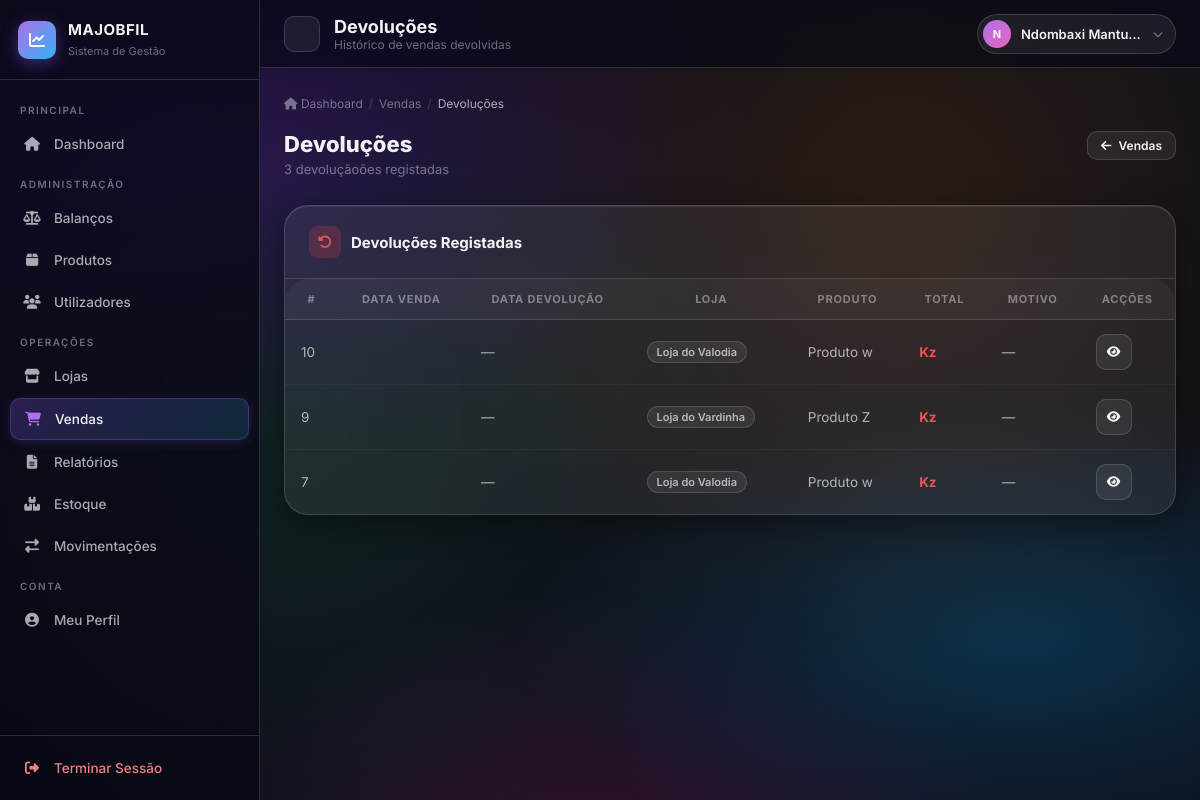
The app's page /loja/vendas/devolucoes/ (signed in) with its own data.
### conta/models.py (models this page shows, shortened)
class Conta(AbstractBaseUser, PermissionsMixin):
    username = models.CharField('Nome de usuário', max_length=30, unique=True)
    email = models.EmailField('Email', unique=True)
    nome = models.CharField('Nome completo', max_length=100)
    telemovel = models.CharField('Telemóvel', max_length=15, blank=True, null=True)
    data_nascimento = models.DateField('Data de nascimento', blank=True, null=True)
    bilhete_identidade = models.CharField('Bilhete de Identidade', max_length=20, blank=True, null=True)
    bairro = models.CharField('Bairro', max_length=100, blank=True, null=True)
    cidade = models.CharField('Cidade', max_length=100, blank=True, null=True)
    provincia = models.CharField('Província', max_length=100, blank=True, null=True)
    municipio = models.CharField('Município', max_length=100, blank=True, null=True)
    is_active = models.BooleanField('Ativo', default=True)
    is_staff = models.BooleanField('Staff', default=False)
    is_superuser = models.BooleanField('superuser', default=False)
    date_joined = models.DateTimeField('Data de registro', default=timezone.now)
    objects = CustomUserManager()
    USERNAME_FIELD = 'email'
    REQUIRED_FIELDS = ['username', 'nome']
    class Meta:
        verbose_name = 'Conta'
        verbose_name_plural = 'Contas'

### lojas/models.py (models this page shows, shortened)
class MovimentacaoEstoque(models.Model):
    TIPO_MOVIMENTACAO = (
        ('entrada', 'Entrada'),
        ('saida', 'Saída'),
        ('devolucao', 'Devolução'),
    )
    TIPO_ITEM = (
        ('produto', 'Produto'),
        ('recarga', 'Recarga'),
    )
    loja = models.ForeignKey(Loja, on_delete=models.CASCADE, related_name='movimentacoes')
    tipo_movimentacao = models.CharField('Tipo', max_length=20, choices=TIPO_MOVIMENTACAO)
    tipo_item = models.CharField('Tipo de Item', max_length=20, choices=TIPO_ITEM)
    produto = models.ForeignKey('produtos.Produto', on_delete=models.CASCADE, null=True, blank=True)
    recarga = models.ForeignKey(Recarga, on_delete=models.CASCADE, null=True, blank=True)
    quantidade = models.PositiveIntegerField('Quantidade')
    quantidade_anterior = models.PositiveIntegerField('Quantidade Anterior', default=0)
    quantidade_nova = models.PositiveIntegerField('Quantidade Nova', default=0)
    valor_unitario = models.DecimalField('Valor Unitário', max_digits=10, decimal_places=2, default=0)
    valor_total = models.DecimalField('Valor Total', max_digits=10, decimal_places=2, default=0)
    observacao = models.TextField('Observação', blank=True)
    motivo = models.CharField('Motivo', max_length=200, blank=True)
    venda = models.ForeignKey(Venda, on_delete=models.SET_NULL, null=True, blank=True, related_name='devolucoes')
    usuario = models.ForeignKey(settings.AUTH_USER_MODEL, on_delete=models.CASCADE, related_name='movimentacoes_estoque')
    data_movimentacao = models.DateTimeField('Data da Movimentação', auto_now_add=True)
    class Meta:
        verbose_name = 'Movimentação de Estoque'
        verbose_name_plural = 'Movimentações de Estoque'
        ordering = ['-data_movimentacao']
        indexes = [
            models.Index(fields=['loja', 'tipo_movimentacao']),
            models.Index(fields=['data_movimentacao']),
            models.Index(fields=['venda']),
        ]

class Loja(models.Model):
    PROVINCIAS = [
        ('Bengo', 'Bengo'),
        ('Benguela', 'Benguela'),
        ('Bié', 'Bié'),
        ('Cabinda', 'Cabinda'),
        ('Cuando-Cubango', 'Cuando-Cubango'),
        ('Cuanza-Norte', 'Cuanza-Norte'),
        ('Cuanza-Sul', 'Cuanza-Sul'),
        ('Cunene', 'Cunene'),
        ('Huambo', 'Huambo'),
        ('Huíla', 'Huíla'),
        ('Luanda', 'Luanda'),
        ('Lunda-Norte', 'Lunda-Norte'),
        ('Lunda-Sul', 'Lunda-Sul'),
        ('Malanje', 'Malanje'),
        ('Moxico', 'Moxico'),
        ('Namibe', 'Namibe'),
        ('Uíge', 'Uíge'),
        ('Zaire', 'Zaire'),
    ]
    nome = models.CharField(max_length=100, verbose_name='Nome da Loja')
    bairro = models.CharField(max_length=100, verbose_name='Bairro')
    cidade = models.CharField(max_length=100, verbose_name='Cidade')
    provincia = models.CharField(max_length=50, choices=PROVINCIAS, verbose_name='Província')
    municipio = models.CharField(max_length=100, verbose_name='Município')
    gerentes = models.ManyToManyField(
        settings.AUTH_USER_MODEL,
        verbose_name='Gerentes',
        related_name='lojas_gerenciadas'
    )
    class Meta:
        verbose_name = 'Loja'
        verbose_name_plural = 'Lojas'

### produtos/models.py (models this page shows, shortened)
class Produto(models.Model):
    nome = models.CharField(max_length=100, verbose_name='Nome do Produto')
    preco = models.DecimalField(
        max_digits=10,
        decimal_places=2,
        verbose_name='Preço'
    )
    imagem = models.ImageField(
        upload_to='produtos/',
        verbose_name='Imagem do Produto',
        blank=True,
        null=True
    )
    class Meta:
        verbose_name = 'Produto'
        verbose_name_plural = 'Produtos'

### lojas/views.py (the view)
# urls.py: path('vendas/devolucoes/', views.listar_devolucoes, name='listar_devolucoes'),
@login_required
def listar_devolucoes(request):
    if not request.user.is_superuser:
        messages.error(request, 'Apenas administradores podem visualizar devoluções.')
        return redirect('listar_vendas')
    devolucoes = MovimentacaoEstoque.objects.filter(
        tipo_movimentacao='devolucao'
    ).select_related('loja', 'produto', 'recarga', 'venda', 'usuario').order_by('-data_movimentacao')
    loja_id = request.GET.get('loja')
    data_inicio = request.GET.get('data_inicio')
    data_fim = request.GET.get('data_fim')
    tipo_item = request.GET.get('tipo_item')
    if loja_id:
        devolucoes = devolucoes.filter(loja_id=loja_id)
    if data_inicio:
        devolucoes = devolucoes.filter(data_movimentacao__date__gte=data_inicio)
    if data_fim:
        devolucoes = devolucoes.filter(data_movimentacao__date__lte=data_fim)
    if tipo_item:
        devolucoes = devolucoes.filter(tipo_item=tipo_item)
    total_devolucoes = devolucoes.count()
    total_quantidade = devolucoes.aggregate(total=Sum('quantidade'))['total'] or 0
    total_valor = devolucoes.aggregate(total=Sum('valor_total'))['total'] or 0
    from django.core.paginator import Paginator, EmptyPage, PageNotAnInteger
    page = request.GET.get('page', 1)
    paginator = Paginator(devolucoes, 5)
    try:
        devolucoes_paginadas = paginator.page(page)
    except PageNotAnInteger:
        devolucoes_paginadas = paginator.page(1)
    except EmptyPage:
        devolucoes_paginadas = paginator.page(paginator.num_pages)
    if request.user.is_superuser:
        lojas = Loja.objects.all()
    else:
        lojas = Loja.objects.filter(gerentes=request.user)
    context = {
        'devolucoes': devolucoes_paginadas,
        'total_devolucoes': total_devolucoes,
        'total_quantidade': total_quantidade,
        'total_valor': total_valor,
        'lojas': lojas,
        'tipos_item': MovimentacaoEstoque.TIPO_ITEM,
    }
    return render(request, 'vendas/listar_devolucoes.html', context)

### lojas/templates/vendas/listar_devolucoes.html (shortened to what this page needs)
{% extends 'base.html' %}
{% block page_title %}Devoluções{% endblock %}
{% block page_subtitle %}Histórico de vendas devolvidas{% endblock %}
{% block nav_vendas %}active{% endblock %}
{% block content %}
<div class="lg-breadcrumb fade-up">
    <a href="{% url 'dashboard' %}"><i class="fas fa-house"></i> Dashboard</a>
    <span class="sep">/</span>
    <a href="{% url 'listar_vendas' %}">Vendas</a>
    <span class="sep">/</span>
    <span class="current">Devoluções</span>
</div>
<div class="page-header fade-up fade-up-1">
    <div class="page-header-left">
        <h2>Devoluções</h2>
        <p>{{ devolucoes|length }} devolução{{ devolucoes|length|pluralize:",ões" }} registada{{ devolucoes|length|pluralize:",s" }}</p>
    </div>
    <div class="page-header-actions">
        <a href="{% url 'listar_vendas' %}" class="btn-glass btn-sm"><i class="fas fa-arrow-left"></i> Vendas</a>
    </div>
</div>
<div class="glass-card fade-up fade-up-2">
    <div class="glass-card-header">
        <div class="glass-card-title">
            <div class="card-icon" style="background: rgba(239,68,68,0.2); color: var(--accent-danger);"><i class="fas fa-rotate-left"></i></div>
            Devoluções Registadas
        </div>
    </div>
    <div class="lg-table-wrap">
        {% if devolucoes %}
        <table class="lg-table">
            <thead>
                <tr>
                    <th>#</th>
                    <th>Data Venda</th>
                    <th>Data Devolução</th>
                    <th>Loja</th>
                    <th>Produto</th>
                    <th>Total</th>
                    <th>Motivo</th>
                    <th>Acções</th>
                </tr>
            </thead>
            <tbody>
                {% for venda in devolucoes %}
                <tr>
                    <td class="text-muted text-sm">{{ venda.pk }}</td>
                    <td>{{ venda.data_venda|date:"d/m/Y" }}</td>
                    <td>{{ venda.data_devolucao|date:"d/m/Y"|default:"—" }}</td>
                    <td><span class="badge-glass muted">{{ venda.loja.nome|default:"—" }}</span></td>
                    <td>{{ venda.produto.nome|default:"Múltiplos" }}</td>
                    <td style="color:var(--accent-danger); font-weight:700;">{{ venda.total|floatformat:2 }} Kz</td>
                    <td style="max-width:200px; overflow:hidden; text-overflow:ellipsis; white-space:nowrap;">{{ venda.motivo_devolucao|default:"—" }}</td>
                    <td>
                        <a href="{% url 'detalhes_venda' venda.pk %}" class="btn-glass btn-sm btn-icon" title="Detalhes">
                            <i class="fas fa-eye"></i>
                        </a>
                    </td>
                </tr>
                {% endfor %}
            </tbody>
        </table>
        {% else %}
        <div class="lg-empty">
            <div class="lg-empty-icon"><i class="fas fa-rotate-left"></i></div>
            <h3>Sem devoluções</h3>
            <p>Não existem vendas devolvidas registadas.</p>
        </div>
        {% endif %}
    </div>
</div>
{% endblock %}

### conta/templates/base.html (shortened to what this page needs)
<!DOCTYPE html>
<html lang="pt">
<head>
    <link href="https://cdnjs.cloudflare.com/ajax/libs/font-awesome/6.4.0/css/all.min.css" rel="stylesheet">
</head>
<body>
    <nav class="lg-sidebar" id="lgSidebar" aria-label="Menu principal">
        <div class="sidebar-logo">
            <div class="sidebar-logo-icon">
                <i class="fas fa-chart-line"></i>
            </div>
            <div class="sidebar-logo-text">
                <h4>MAJOBFIL</h4>
                <small>Sistema de Gestão</small>
            </div>
        </div>
        <div class="sidebar-nav">
            <div class="nav-section-label">Principal</div>
            <div class="nav-item">
                <a href="{% url 'dashboard' %}" class="nav-link-lg {% block nav_dashboard %}{% endblock %}"
                    title="Dashboard">
                    <span class="nav-icon"><i class="fas fa-house"></i></span>
                    <span>Dashboard</span>
                </a>
            </div>
            {% if user.is_superuser %}
            <div class="nav-section-label">Administração</div>
            <div class="nav-item">
                <a href="{% url 'lista_balancos' %}" class="nav-link-lg {% block nav_balancos %}{% endblock %}"
                    title="Balanços">
                    <span class="nav-icon"><i class="fas fa-scale-balanced"></i></span>
                    <span>Balanços</span>
                </a>
            </div>
            <div class="nav-item">
                <a href="{% url 'listar_todos_itens' %}" class="nav-link-lg {% block nav_produtos %}{% endblock %}"
                    title="Produtos">
                    <span class="nav-icon"><i class="fas fa-box"></i></span>
                    <span>Produtos</span>
                </a>
            </div>
            <div class="nav-item">
                <a href="{% url 'listar_usuarios' %}" class="nav-link-lg {% block nav_usuarios %}{% endblock %}"
                    title="Utilizadores">
                    <span class="nav-icon"><i class="fas fa-users"></i></span>
                    <span>Utilizadores</span>
                </a>
            </div>
            {% endif %}
            <div class="nav-section-label">Operações</div>
            <div class="nav-item">
                <a href="{% url 'listar_lojas' %}" class="nav-link-lg {% block nav_lojas %}{% endblock %}"
                    title="Lojas">
                    <span class="nav-icon"><i class="fas fa-store"></i></span>
                    <span>Lojas</span>
                </a>
            </div>
            <div class="nav-item">
                <a href="{% url 'listar_vendas' %}" class="nav-link-lg {% block nav_vendas %}{% endblock %}"
                    title="Vendas">
                    <span class="nav-icon"><i class="fas fa-cart-shopping"></i></span>
                    <span>Vendas</span>
                </a>
            </div>
            <div class="nav-item">
                <a href="{% url 'listar_relatorios_diarios' %}"
                    class="nav-link-lg {% block nav_relatorios %}{% endblock %}" title="Relatórios">
                    <span class="nav-icon"><i class="fas fa-file-lines"></i></span>
                    <span>Relatórios</span>
                </a>
            </div>
            {% if user.is_superuser or user.is_staff %}
            <div class="nav-item">
                <a href="{% url 'listar_estoque' %}" class="nav-link-lg {% block nav_estoque %}{% endblock %}"
                    title="Estoque">
                    <span class="nav-icon"><i class="fas fa-boxes-stacked"></i></span>
                    <span>Estoque</span>
                </a>
            </div>
            <div class="nav-item">
                <a href="{% url 'listar_movimentacoes_estoque' %}" class="nav-link-lg {% block nav_movimentacoes %}{% endblock %}"
                    title="Movimentações">
                    <span class="nav-icon"><i class="fas fa-right-left"></i></span>
                    <span>Movimentações</span>
                </a>
            </div>
            {% endif %}
            <div class="nav-section-label">Conta</div>
            <div class="nav-item">
                <a href="{% url 'perfil' %}" class="nav-link-lg {% block nav_perfil %}{% endblock %}" title="Perfil">
                    <span class="nav-icon"><i class="fas fa-user-circle"></i></span>
                    <span>Meu Perfil</span>
                </a>
            </div>
        </div>
        <div class="sidebar-footer">
            <a href="{% url 'logout' %}" class="nav-link-lg" title="Sair" style="color: hsl(0,75%,72%);">
                <span class="nav-icon"><i class="fas fa-right-from-bracket"></i></span>
                <span>Terminar Sessão</span>
            </a>
        </div>
    </nav>
    <header class="lg-topbar" id="lgTopbar">
        <div class="topbar-left">
            <button class="sidebar-toggle-btn" id="sidebarToggleBtn" aria-label="Recolher menu">
            </button>
            <div class="topbar-page-title">
                <h1>{% block page_title %}Dashboard{% endblock %}</h1>
                <p>{% block page_subtitle %}{% endblock %}</p>
            </div>
        </div>
        <div class="topbar-right">
            <div class="lg-dropdown" id="userDropdown">
                <div class="topbar-user" id="userMenuToggle" tabindex="0" role="button" aria-label="Menu do utilizador"
                    aria-expanded="false">
                    <div class="user-avatar">
                        {{ user.nome|first|upper|default:user.username|first|upper }}
                    </div>
                    <span class="user-name">{{ user.nome|default:user.username }}</span>
                    <i class="fas fa-chevron-down"
                        style="font-size:10px; color: var(--text-muted); margin-left: 2px;"></i>
                </div>
            </div>
        </div>
    </header>
    <main class="lg-main" id="lgMain">
        <div class="lg-content">
            {% block content %}{% endblock %}
        </div>
    </main>
</body>
</html>

### records on screen
Conta: nome|first "N", nome "Ndombaxi Mantu…"
MovimentacaoEstoque: pk "10", data_devolucao "—", loja.nome "Loja do Valodia", produto.nome "Produto w", motivo_devolucao "—"
MovimentacaoEstoque: pk "9", data_devolucao "—", loja.nome "Loja do Vardinha", produto.nome "Produto Z", motivo_devolucao "—"
MovimentacaoEstoque: pk "7", data_devolucao "—", loja.nome "Loja do Valodia", produto.nome "Produto w", motivo_devolucao "—"

### other values on screen
{{ devolucoes|length }} "3"
